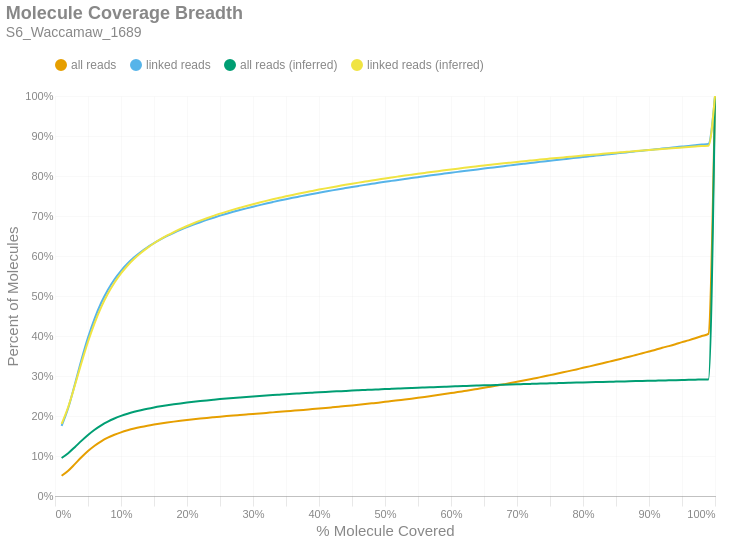

Notebook source saved alongside this figure:
### Markdown cell above
### Molecule Read Coverage
This chart shows molecule coverage breadth as computed by the number of bases aligned to that molecule. In other words, "*how much of each unique long molecule is actually sequenced/aligned?*" Keep in mind there is a distinction between sequences and alignments, since some sequences belonging to a particular molecule may not align well and wouldn't appear in the alignment data. This chart also shows molecule coverage breadth as computed by the *inferred fragment* from which the aligned sequences originate. Unlike read coverage, this calculation takes into account the total insert size, including unsequenced gaps between the forward and reverse reads. Like the previous figures, these are cumulative percents.

### Code cell
if SKIPLR:
    print_html(f"Skipped")
else:
    binned_df = consolidated_hist(valids['coverage_bp'], mask, 0.01, True)
    binned_df_inf = consolidated_hist(valids['coverage_inserts'], mask, 0.01, True)
    binned_df = binned_df.with_columns(pl.lit(binned_df_inf['all reads (cumsum)']).alias('all reads (inferred)'))
    binned_df = binned_df.with_columns(pl.lit(binned_df_inf['linked reads (cumsum)']).alias('linked reads (inferred)'))
    binned_df = binned_df.with_columns(
        (pl.col('bin').cast(pl.Float64) + 0.01).alias('right_edge')
    )

    with SafeRender(binned_df):
        (
            density_plot(binned_df, 'Molecule Coverage Breadth', samplename, 'molcov', ['all reads (inferred)','linked reads (inferred)'])
            .encode(
                #x=alt.X('bin:Q', title="% Molecule Covered").axis(format = '%').scale(padding=0),
                x=alt.X('right_edge:Q', title="% Molecule Covered").axis(format='%').scale(padding=0),
                y=alt.Y('value:Q', title='Percent of Molecules')
                    .axis(format='%')
                    .stack(False)
                    .scale(domainMin=0, padding=0),
                color=alt.Color("key:N").scale(domain = ["all reads", "linked reads", "all reads (inferred)", "linked reads (inferred)"]),
                tooltip = [
                    alt.Tooltip("key:N", title = "Data Type"),
                    alt.Tooltip("range_label:N", title="% Molecule Covered"),
                    alt.Tooltip("value:Q", format = ".2%", title="% Molecules")
                ]
            )
        ).display()

### Figure 1 — Vega-Lite specification as saved in the notebook (floating-point values rounded to 4 significant figures)
{"width": "container", "height": 400, "config": {"title": {"anchor": "start", "dy": -15, "fontSize": 18, "color": "#888888", "subtitleColor": "#888888", "subtitleFontSize": 14}, "arc": {"fill": "#0072B2"}, "axis": {"domainColor": "#888888", "domainWidth": 0.5, "gridWidth": 0.2, "grid": false, "titleFontWeight": 400, "titleFontSize": 15, "labelFontSize": 11, "labelColor": "#888888", "tickColor": "#888888", "tickWidth": 0.2, "titleColor": "#888888"}, "axisBand": {"grid": false}, "axisX": {"grid": true, "tickSize": 10, "domainCap": "round"}, "axisY": {"domain": false, "grid": true, "tickSize": 0, "domainCap": "round"}, "background": "transparent", "header": {"labelFontSize": 15, "labelColor": "#888888", "titleFontSize": 15, "titleFontWeight": 600, "titleColor": "#888888"}, "legend": {"labelFont": "sans-serif", "labelFontSize": 12, "labelColor": "#888888", "symbolSize": 100, "symbolType": "circle", "titleFontSize": 12, "titlePadding": 10, "titleColor": "#888888", "title": null, "orient": "top"}, "range": {"category": ["#E69F00", "#56B4E9", "#009E73", "#F0E442", "#0072B2", "#D55E00", "#CC79A7", "#000000"], "diverging": ["#cfe8f3", "#a2d4ec", "#73bfe2", "#46abdb", "#1696d2", "#12719e"]}, "area": {"fill": "#0072B2", "fillOpacity": 0.7, "line": true, "strokeOpacity": 0.7}, "line": {"color": "#0072B2", "stroke": "#0072B2", "strokeWidth": 2}, "trail": {"color": "#0072B2", "stroke": "#0072B2", "strokeWidth": 0, "size": 1}, "point": {"filled": true, "fillOpacity": 1.0, "size": 95}, "text": {"color": "#888888", "fontSize": 11, "align": "right", "fontWeight": 400, "size": 11}, "bar": {"fill": "#0072B2", "stroke": null}, "view": {"stroke": null, "continuousWidth": 660, "continuousHeight": 400}}, "data": {"name": "data-7ac7d55a4d54c4943beacbb826ac4d91"}, "mark": {"type": "line", "interpolate": "monotone", "point": {"opacity": 0, "size": 275}}, "encoding": {"color": {"field": "key", "scale": {"domain": ["all reads", "linked reads", "all reads (inferred)", "linked reads (inferred)"]}, "type": "nominal"}, "tooltip": [{"field": "key", "title": "Data Type", "type": "nominal"}, {"field": "range_label", "title": "% Molecule Covered", "type": "nominal"}, {"field": "value", "format": ".2%", "title": "% Molecules", "type": "quantitative"}], "x": {"axis": {"format": "%"}, "field": "right_edge", "scale": {"padding": 0}, "title": "% Molecule Covered", "type": "quantitative"}, "y": {"axis": {"format": "%"}, "field": "value", "scale": {"domainMin": 0, "padding": 0}, "stack": false, "title": "Percent of Molecules", "type": "quantitative"}}, "params": [{"name": "param_c36ac31b6afebe62", "select": {"type": "point", "fields": ["key"]}, "bind": "legend"}], "title": {"text": "Molecule Coverage Breadth", "subtitle": "S6_Waccamaw_1689"}, "transform": [{"fold": ["all reads (cumsum)", "linked reads (cumsum)", "all reads (inferred)", "linked reads (inferred)"]}, {"calculate": "replace(datum.key, ' (cumsum)', '')", "as": "key"}, {"filter": {"param": "param_c36ac31b6afebe62"}}], "usermeta": {"embedOptions": {"downloadFileName": "S6_Waccamaw_1689.molcov"}}, "$schema": "https://vega.github.io/schema/vega-lite/v6.1.0.json", "datasets": {"data-7ac7d55a4d54c4943beacbb826ac4d91": [{"bin": "0.0", "interval": "0.0-0.01", "all reads": 0.05051, "linked reads": 0.1751, "all reads (cumsum)": 0.05051, "linked reads (cumsum)": 0.1751, "range_label": "0.0-0.01", "all reads (inferred)": 0.09512, "linked reads (inferred)": 0.1802, "right_edge": 0.01}, {"bin": "0.01", "interval": "0.01-0.02", "all reads": 0.01266, "linked reads": 0.04476, "all reads (cumsum)": 0.06317, "linked reads (cumsum)": 0.2199, "range_label": "0.01-0.02", "all reads (inferred)": 0.1071, "linked reads (inferred)": 0.2226, "right_edge": 0.02}, {"bin": "0.02", "interval": "0.02-0.03", "all reads": 0.01647, "linked reads": 0.0588, "all reads (cumsum)": 0.07964, "linked reads (cumsum)": 0.2787, "range_label": "0.02-0.03", "all reads (inferred)": 0.122, "linked reads (inferred)": 0.2761, "right_edge": 0.03}, {"bin": "0.03", "interval": "0.03-0.04", "all reads": 0.0171, "linked reads": 0.06119, "all reads (cumsum)": 0.09674, "linked reads (cumsum)": 0.3399, "range_label": "0.03-0.04", "all reads (inferred)": 0.1378, "linked reads (inferred)": 0.3325, "right_edge": 0.04}, {"bin": "0.04", "interval": "0.04-0.05", "all reads": 0.01565, "linked reads": 0.05605, "all reads (cumsum)": 0.1124, "linked reads (cumsum)": 0.3959, "range_label": "0.04-0.05", "all reads (inferred)": 0.1526, "linked reads (inferred)": 0.3857, "right_edge": 0.05}, {"bin": "0.05", "interval": "0.05-0.06", "all reads": 0.01333, "linked reads": 0.04774, "all reads (cumsum)": 0.1257, "linked reads (cumsum)": 0.4437, "range_label": "0.05-0.06", "all reads (inferred)": 0.1657, "linked reads (inferred)": 0.4324, "right_edge": 0.06}, {"bin": "0.06", "interval": "0.06-0.07", "all reads": 0.01103, "linked reads": 0.03949, "all reads (cumsum)": 0.1368, "linked reads (cumsum)": 0.4831, "range_label": "0.06-0.07", "all reads (inferred)": 0.1767, "linked reads (inferred)": 0.4722, "right_edge": 0.07}, {"bin": "0.07", "interval": "0.07-0.08", "all reads": 0.008952, "linked reads": 0.03203, "all reads (cumsum)": 0.1457, "linked reads (cumsum)": 0.5152, "range_label": "0.07-0.08", "all reads (inferred)": 0.186, "linked reads (inferred)": 0.5055, "right_edge": 0.08}, {"bin": "0.08", "interval": "0.08-0.09", "all reads": 0.007338, "linked reads": 0.0262, "all reads (cumsum)": 0.153, "linked reads (cumsum)": 0.5414, "range_label": "0.08-0.09", "all reads (inferred)": 0.1937, "linked reads (inferred)": 0.5332, "right_edge": 0.09}, {"bin": "0.09", "interval": "0.09-0.1", "all reads": 0.006069, "linked reads": 0.02163, "all reads (cumsum)": 0.1591, "linked reads (cumsum)": 0.563, "range_label": "0.09-0.1", "all reads (inferred)": 0.2002, "linked reads (inferred)": 0.5564, "right_edge": 0.1}, {"bin": "0.1", "interval": "0.1-0.11", "all reads": 0.005079, "linked reads": 0.01809, "all reads (cumsum)": 0.1642, "linked reads (cumsum)": 0.5811, "range_label": "0.1-0.11", "all reads (inferred)": 0.2058, "linked reads (inferred)": 0.5762, "right_edge": 0.11}, {"bin": "0.11", "interval": "0.11-0.12", "all reads": 0.004382, "linked reads": 0.01557, "all reads (cumsum)": 0.1686, "linked reads (cumsum)": 0.5967, "range_label": "0.11-0.12", "all reads (inferred)": 0.2105, "linked reads (inferred)": 0.593, "right_edge": 0.12}, {"bin": "0.12", "interval": "0.12-0.13", "all reads": 0.003744, "linked reads": 0.01327, "all reads (cumsum)": 0.1723, "linked reads (cumsum)": 0.6099, "range_label": "0.12-0.13", "all reads (inferred)": 0.2145, "linked reads (inferred)": 0.6075, "right_edge": 0.13}, {"bin": "0.13", "interval": "0.13-0.14", "all reads": 0.003315, "linked reads": 0.01175, "all reads (cumsum)": 0.1756, "linked reads (cumsum)": 0.6217, "range_label": "0.13-0.14", "all reads (inferred)": 0.2181, "linked reads (inferred)": 0.6203, "right_edge": 0.14}, {"bin": "0.14", "interval": "0.14-0.15", "all reads": 0.002923, "linked reads": 0.01034, "all reads (cumsum)": 0.1786, "linked reads (cumsum)": 0.632, "range_label": "0.14-0.15", "all reads (inferred)": 0.2213, "linked reads (inferred)": 0.6318, "right_edge": 0.15}, {"bin": "0.15", "interval": "0.15-0.16", "all reads": 0.002691, "linked reads": 0.009493, "all reads (cumsum)": 0.1813, "linked reads (cumsum)": 0.6415, "range_label": "0.15-0.16", "all reads (inferred)": 0.2242, "linked reads (inferred)": 0.6421, "right_edge": 0.16}, {"bin": "0.16", "interval": "0.16-0.17", "all reads": 0.002441, "linked reads": 0.008593, "all reads (cumsum)": 0.1837, "linked reads (cumsum)": 0.6501, "range_label": "0.16-0.17", "all reads (inferred)": 0.2268, "linked reads (inferred)": 0.6513, "right_edge": 0.17}, {"bin": "0.17", "interval": "0.17-0.18", "all reads": 0.002232, "linked reads": 0.007857, "all reads (cumsum)": 0.1859, "linked reads (cumsum)": 0.658, "range_label": "0.17-0.18", "all reads (inferred)": 0.2292, "linked reads (inferred)": 0.6598, "right_edge": 0.18}, {"bin": "0.18", "interval": "0.18-0.19", "all reads": 0.002115, "linked reads": 0.007412, "all reads (cumsum)": 0.188, "linked reads (cumsum)": 0.6654, "range_label": "0.18-0.19", "all reads (inferred)": 0.2314, "linked reads (inferred)": 0.6677, "right_edge": 0.19}, {"bin": "0.19", "interval": "0.19-0.2", "all reads": 0.00194, "linked reads": 0.006777, "all reads (cumsum)": 0.19, "linked reads (cumsum)": 0.6721, "range_label": "0.19-0.2", "all reads (inferred)": 0.2335, "linked reads (inferred)": 0.675, "right_edge": 0.2}, {"bin": "0.2", "interval": "0.2-0.21", "all reads": 0.001836, "linked reads": 0.006393, "all reads (cumsum)": 0.1918, "linked reads (cumsum)": 0.6785, "range_label": "0.2-0.21", "all reads (inferred)": 0.2354, "linked reads (inferred)": 0.6819, "right_edge": 0.21}, {"bin": "0.21", "interval": "0.21-0.22", "all reads": 0.001727, "linked reads": 0.005985, "all reads (cumsum)": 0.1935, "linked reads (cumsum)": 0.6845, "range_label": "0.21-0.22", "all reads (inferred)": 0.2373, "linked reads (inferred)": 0.6883, "right_edge": 0.22}, {"bin": "0.22", "interval": "0.22-0.23", "all reads": 0.001662, "linked reads": 0.005748, "all reads (cumsum)": 0.1952, "linked reads (cumsum)": 0.6903, "range_label": "0.22-0.23", "all reads (inferred)": 0.239, "linked reads (inferred)": 0.6945, "right_edge": 0.23}, {"bin": "0.23", "interval": "0.23-0.24", "all reads": 0.001559, "linked reads": 0.005371, "all reads (cumsum)": 0.1968, "linked reads (cumsum)": 0.6956, "range_label": "0.23-0.24", "all reads (inferred)": 0.2406, "linked reads (inferred)": 0.7003, "right_edge": 0.24}, {"bin": "0.24", "interval": "0.24-0.25", "all reads": 0.001522, "linked reads": 0.00522, "all reads (cumsum)": 0.1983, "linked reads (cumsum)": 0.7009, "range_label": "0.24-0.25", "all reads (inferred)": 0.2422, "linked reads (inferred)": 0.7059, "right_edge": 0.25}, {"bin": "0.25", "interval": "0.25-0.26", "all reads": 0.001442, "linked reads": 0.004906, "all reads (cumsum)": 0.1997, "linked reads (cumsum)": 0.7058, "range_label": "0.25-0.26", "all reads (inferred)": 0.2437, "linked reads (inferred)": 0.711, "right_edge": 0.26}, {"bin": "0.26", "interval": "0.26-0.27", "all reads": 0.001384, "linked reads": 0.004651, "all reads (cumsum)": 0.2011, "linked reads (cumsum)": 0.7104, "range_label": "0.26-0.27", "all reads (inferred)": 0.245, "linked reads (inferred)": 0.7159, "right_edge": 0.27}, {"bin": "0.27", "interval": "0.27-0.28", "all reads": 0.00133, "linked reads": 0.004403, "all reads (cumsum)": 0.2024, "linked reads (cumsum)": 0.7148, "range_label": "0.27-0.28", "all reads (inferred)": 0.2464, "linked reads (inferred)": 0.7206, "right_edge": 0.28}, {"bin": "0.28", "interval": "0.28-0.29", "all reads": 0.001334, "linked reads": 0.004307, "all reads (cumsum)": 0.2038, "linked reads (cumsum)": 0.7191, "range_label": "0.28-0.29", "all reads (inferred)": 0.2477, "linked reads (inferred)": 0.7252, "right_edge": 0.29}, {"bin": "0.29", "interval": "0.29-0.3", "all reads": 0.001331, "linked reads": 0.004182, "all reads (cumsum)": 0.2051, "linked reads (cumsum)": 0.7233, "range_label": "0.29-0.3", "all reads (inferred)": 0.2489, "linked reads (inferred)": 0.7295, "right_edge": 0.3}, {"bin": "0.3", "interval": "0.3-0.31", "all reads": 0.001291, "linked reads": 0.003938, "all reads (cumsum)": 0.2064, "linked reads (cumsum)": 0.7272, "range_label": "0.3-0.31", "all reads (inferred)": 0.2501, "linked reads (inferred)": 0.7338, "right_edge": 0.31}, {"bin": "0.31", "interval": "0.31-0.32", "all reads": 0.001347, "linked reads": 0.003926, "all reads (cumsum)": 0.2077, "linked reads (cumsum)": 0.7312, "range_label": "0.31-0.32", "all reads (inferred)": 0.2513, "linked reads (inferred)": 0.7378, "right_edge": 0.32}, {"bin": "0.32", "interval": "0.32-0.33", "all reads": 0.001311, "linked reads": 0.003736, "all reads (cumsum)": 0.2091, "linked reads (cumsum)": 0.7349, "range_label": "0.32-0.33", "all reads (inferred)": 0.2524, "linked reads (inferred)": 0.7417, "right_edge": 0.33}, {"bin": "0.33", "interval": "0.33-0.34", "all reads": 0.001337, "linked reads": 0.003657, "all reads (cumsum)": 0.2104, "linked reads (cumsum)": 0.7386, "range_label": "0.33-0.34", "all reads (inferred)": 0.2534, "linked reads (inferred)": 0.7454, "right_edge": 0.34}, {"bin": "0.34", "interval": "0.34-0.35", "all reads": 0.001319, "linked reads": 0.003467, "all reads (cumsum)": 0.2117, "linked reads (cumsum)": 0.742, "range_label": "0.34-0.35", "all reads (inferred)": 0.2545, "linked reads (inferred)": 0.7491, "right_edge": 0.35}, {"bin": "0.35", "interval": "0.35-0.36", "all reads": 0.001343, "linked reads": 0.003365, "all reads (cumsum)": 0.2131, "linked reads (cumsum)": 0.7454, "range_label": "0.35-0.36", "all reads (inferred)": 0.2555, "linked reads (inferred)": 0.7527, "right_edge": 0.36}, {"bin": "0.36", "interval": "0.36-0.37", "all reads": 0.001344, "linked reads": 0.003266, "all reads (cumsum)": 0.2144, "linked reads (cumsum)": 0.7487, "range_label": "0.36-0.37", "all reads (inferred)": 0.2564, "linked reads (inferred)": 0.7561, "right_edge": 0.37}, {"bin": "0.37", "interval": "0.37-0.38", "all reads": 0.001414, "linked reads": 0.003253, "all reads (cumsum)": 0.2158, "linked reads (cumsum)": 0.7519, "range_label": "0.37-0.38", "all reads (inferred)": 0.2574, "linked reads (inferred)": 0.7595, "right_edge": 0.38}, {"bin": "0.38", "interval": "0.38-0.39", "all reads": 0.001403, "linked reads": 0.003102, "all reads (cumsum)": 0.2172, "linked reads (cumsum)": 0.755, "range_label": "0.38-0.39", "all reads (inferred)": 0.2583, "linked reads (inferred)": 0.7628, "right_edge": 0.39}, {"bin": "0.39", "interval": "0.39-0.4", "all reads": 0.001444, "linked reads": 0.00303, "all reads (cumsum)": 0.2187, "linked reads (cumsum)": 0.7581, "range_label": "0.39-0.4", "all reads (inferred)": 0.2593, "linked reads (inferred)": 0.766, "right_edge": 0.4}, {"bin": "0.4", "interval": "0.4-0.41", "all reads": 0.001487, "linked reads": 0.003006, "all reads (cumsum)": 0.2201, "linked reads (cumsum)": 0.7611, "range_label": "0.4-0.41", "all reads (inferred)": 0.2602, "linked reads (inferred)": 0.7691, "right_edge": 0.41}, {"bin": "0.41", "interval": "0.41-0.42", "all reads": 0.001546, "linked reads": 0.002984, "all reads (cumsum)": 0.2217, "linked reads (cumsum)": 0.764, "range_label": "0.41-0.42", "all reads (inferred)": 0.261, "linked reads (inferred)": 0.7721, "right_edge": 0.42}, {"bin": "0.42", "interval": "0.42-0.43", "all reads": 0.00157, "linked reads": 0.002898, "all reads (cumsum)": 0.2233, "linked reads (cumsum)": 0.7669, "range_label": "0.42-0.43", "all reads (inferred)": 0.2618, "linked reads (inferred)": 0.775, "right_edge": 0.43}, {"bin": "0.43", "interval": "0.43-0.44", "all reads": 0.001584, "linked reads": 0.002795, "all reads (cumsum)": 0.2248, "linked reads (cumsum)": 0.7697, "range_label": "0.43-0.44", "all reads (inferred)": 0.2627, "linked reads (inferred)": 0.7779, "right_edge": 0.44}, {"bin": "0.44", "interval": "0.44-0.45", "all reads": 0.001636, "linked reads": 0.00279, "all reads (cumsum)": 0.2265, "linked reads (cumsum)": 0.7725, "range_label": "0.44-0.45", "all reads (inferred)": 0.2635, "linked reads (inferred)": 0.7807, "right_edge": 0.45}, {"bin": "0.45", "interval": "0.45-0.46", "all reads": 0.001675, "linked reads": 0.002659, "all reads (cumsum)": 0.2282, "linked reads (cumsum)": 0.7752, "range_label": "0.45-0.46", "all reads (inferred)": 0.2643, "linked reads (inferred)": 0.7834, "right_edge": 0.46}, {"bin": "0.46", "interval": "0.46-0.47", "all reads": 0.001719, "linked reads": 0.002623, "all reads (cumsum)": 0.2299, "linked reads (cumsum)": 0.7778, "range_label": "0.46-0.47", "all reads (inferred)": 0.265, "linked reads (inferred)": 0.7861, "right_edge": 0.47}, {"bin": "0.47", "interval": "0.47-0.48", "all reads": 0.001749, "linked reads": 0.002548, "all reads (cumsum)": 0.2316, "linked reads (cumsum)": 0.7804, "range_label": "0.47-0.48", "all reads (inferred)": 0.2658, "linked reads (inferred)": 0.7887, "right_edge": 0.48}, {"bin": "0.48", "interval": "0.48-0.49", "all reads": 0.001782, "linked reads": 0.002563, "all reads (cumsum)": 0.2334, "linked reads (cumsum)": 0.7829, "range_label": "0.48-0.49", "all reads (inferred)": 0.2665, "linked reads (inferred)": 0.7913, "right_edge": 0.49}, {"bin": "0.49", "interval": "0.49-0.5", "all reads": 0.00199, "linked reads": 0.002524, "all reads (cumsum)": 0.2354, "linked reads (cumsum)": 0.7854, "range_label": "0.49-0.5", "all reads (inferred)": 0.2673, "linked reads (inferred)": 0.7939, "right_edge": 0.5}, {"bin": "0.5", "interval": "0.5-0.51", "all reads": 0.001809, "linked reads": 0.002353, "all reads (cumsum)": 0.2372, "linked reads (cumsum)": 0.7878, "range_label": "0.5-0.51", "all reads (inferred)": 0.268, "linked reads (inferred)": 0.7963, "right_edge": 0.51}, {"bin": "0.51", "interval": "0.51-0.52", "all reads": 0.00203, "linked reads": 0.002404, "all reads (cumsum)": 0.2392, "linked reads (cumsum)": 0.7902, "range_label": "0.51-0.52", "all reads (inferred)": 0.2687, "linked reads (inferred)": 0.7987, "right_edge": 0.52}, {"bin": "0.52", "interval": "0.52-0.53", "all reads": 0.002, "linked reads": 0.00234, "all reads (cumsum)": 0.2412, "linked reads (cumsum)": 0.7925, "range_label": "0.52-0.53", "all reads (inferred)": 0.2694, "linked reads (inferred)": 0.8011, "right_edge": 0.53}, {"bin": "0.53", "interval": "0.53-0.54", "all reads": 0.002065, "linked reads": 0.002244, "all reads (cumsum)": 0.2433, "linked reads (cumsum)": 0.7948, "range_label": "0.53-0.54", "all reads (inferred)": 0.27, "linked reads (inferred)": 0.8033, "right_edge": 0.54}, {"bin": "0.54", "interval": "0.54-0.55", "all reads": 0.002134, "linked reads": 0.002295, "all reads (cumsum)": 0.2454, "linked reads (cumsum)": 0.7971, "range_label": "0.54-0.55", "all reads (inferred)": 0.2707, "linked reads (inferred)": 0.8056, "right_edge": 0.55}, {"bin": "0.55", "interval": "0.55-0.56", "all reads": 0.002236, "linked reads": 0.002287, "all reads (cumsum)": 0.2477, "linked reads (cumsum)": 0.7994, "range_label": "0.55-0.56", "all reads (inferred)": 0.2713, "linked reads (inferred)": 0.8078, "right_edge": 0.56}, {"bin": "0.56", "interval": "0.56-0.57", "all reads": 0.002313, "linked reads": 0.00226, "all reads (cumsum)": 0.25, "linked reads (cumsum)": 0.8016, "range_label": "0.56-0.57", "all reads (inferred)": 0.2719, "linked reads (inferred)": 0.8099, "right_edge": 0.57}, {"bin": "0.57", "interval": "0.57-0.58", "all reads": 0.002332, "linked reads": 0.002231, "all reads (cumsum)": 0.2523, "linked reads (cumsum)": 0.8039, "range_label": "0.57-0.58", "all reads (inferred)": 0.2725, "linked reads (inferred)": 0.8121, "right_edge": 0.58}, {"bin": "0.58", "interval": "0.58-0.59", "all reads": 0.002426, "linked reads": 0.002185, "all reads (cumsum)": 0.2547, "linked reads (cumsum)": 0.806, "range_label": "0.58-0.59", "all reads (inferred)": 0.2732, "linked reads (inferred)": 0.8142, "right_edge": 0.59}, {"bin": "0.59", "interval": "0.59-0.6", "all reads": 0.002551, "linked reads": 0.002202, "all reads (cumsum)": 0.2573, "linked reads (cumsum)": 0.8082, "range_label": "0.59-0.6", "all reads (inferred)": 0.2738, "linked reads (inferred)": 0.8163, "right_edge": 0.6}, {"bin": "0.6", "interval": "0.6-0.61", "all reads": 0.002454, "linked reads": 0.002058, "all reads (cumsum)": 0.2597, "linked reads (cumsum)": 0.8103, "range_label": "0.6-0.61", "all reads (inferred)": 0.2744, "linked reads (inferred)": 0.8183, "right_edge": 0.61}, {"bin": "0.61", "interval": "0.61-0.62", "all reads": 0.002636, "linked reads": 0.002045, "all reads (cumsum)": 0.2624, "linked reads (cumsum)": 0.8123, "range_label": "0.61-0.62", "all reads (inferred)": 0.2749, "linked reads (inferred)": 0.8204, "right_edge": 0.62}, {"bin": "0.62", "interval": "0.62-0.63", "all reads": 0.002629, "linked reads": 0.002093, "all reads (cumsum)": 0.265, "linked reads (cumsum)": 0.8144, "range_label": "0.62-0.63", "all reads (inferred)": 0.2755, "linked reads (inferred)": 0.8224, "right_edge": 0.63}, {"bin": "0.63", "interval": "0.63-0.64", "all reads": 0.002741, "linked reads": 0.0021, "all reads (cumsum)": 0.2678, "linked reads (cumsum)": 0.8165, "range_label": "0.63-0.64", "all reads (inferred)": 0.2761, "linked reads (inferred)": 0.8243, "right_edge": 0.64}, {"bin": "0.64", "interval": "0.64-0.65", "all reads": 0.002732, "linked reads": 0.002036, "all reads (cumsum)": 0.2705, "linked reads (cumsum)": 0.8186, "range_label": "0.64-0.65", "all reads (inferred)": 0.2766, "linked reads (inferred)": 0.8262, "right_edge": 0.65}, {"bin": "0.65", "interval": "0.65-0.66", "all reads": 0.002896, "linked reads": 0.001999, "all reads (cumsum)": 0.2734, "linked reads (cumsum)": 0.8206, "range_label": "0.65-0.66", "all reads (inferred)": 0.2772, "linked reads (inferred)": 0.828, "right_edge": 0.66}, {"bin": "0.66", "interval": "0.66-0.67", "all reads": 0.002887, "linked reads": 0.00201, "all reads (cumsum)": 0.2763, "linked reads (cumsum)": 0.8226, "range_label": "0.66-0.67", "all reads (inferred)": 0.2777, "linked reads (inferred)": 0.8298, "right_edge": 0.67}, {"bin": "0.67", "interval": "0.67-0.68", "all reads": 0.002968, "linked reads": 0.001987, "all reads (cumsum)": 0.2792, "linked reads (cumsum)": 0.8246, "range_label": "0.67-0.68", "all reads (inferred)": 0.2782, "linked reads (inferred)": 0.8317, "right_edge": 0.68}, {"bin": "0.68", "interval": "0.68-0.69", "all reads": 0.003022, "linked reads": 0.001978, "all reads (cumsum)": 0.2823, "linked reads (cumsum)": 0.8265, "range_label": "0.68-0.69", "all reads (inferred)": 0.2787, "linked reads (inferred)": 0.8334, "right_edge": 0.69}, {"bin": "0.69", "interval": "0.69-0.7", "all reads": 0.003169, "linked reads": 0.002023, "all reads (cumsum)": 0.2854, "linked reads (cumsum)": 0.8286, "range_label": "0.69-0.7", "all reads (inferred)": 0.2793, "linked reads (inferred)": 0.8351, "right_edge": 0.7}, {"bin": "0.7", "interval": "0.7-0.71", "all reads": 0.00314, "linked reads": 0.001935, "all reads (cumsum)": 0.2886, "linked reads (cumsum)": 0.8305, "range_label": "0.7-0.71", "all reads (inferred)": 0.2797, "linked reads (inferred)": 0.8369, "right_edge": 0.71}, {"bin": "0.71", "interval": "0.71-0.72", "all reads": 0.00328, "linked reads": 0.001936, "all reads (cumsum)": 0.2918, "linked reads (cumsum)": 0.8324, "range_label": "0.71-0.72", "all reads (inferred)": 0.2803, "linked reads (inferred)": 0.8386, "right_edge": 0.72}, {"bin": "0.72", "interval": "0.72-0.73", "all reads": 0.003398, "linked reads": 0.001944, "all reads (cumsum)": 0.2952, "linked reads (cumsum)": 0.8344, "range_label": "0.72-0.73", "all reads (inferred)": 0.2807, "linked reads (inferred)": 0.8402, "right_edge": 0.73}, {"bin": "0.73", "interval": "0.73-0.74", "all reads": 0.00333, "linked reads": 0.001923, "all reads (cumsum)": 0.2986, "linked reads (cumsum)": 0.8363, "range_label": "0.73-0.74", "all reads (inferred)": 0.2812, "linked reads (inferred)": 0.8418, "right_edge": 0.74}, {"bin": "0.74", "interval": "0.74-0.75", "all reads": 0.003607, "linked reads": 0.001954, "all reads (cumsum)": 0.3022, "linked reads (cumsum)": 0.8383, "range_label": "0.74-0.75", "all reads (inferred)": 0.2817, "linked reads (inferred)": 0.8435, "right_edge": 0.75}, {"bin": "0.75", "interval": "0.75-0.76", "all reads": 0.003403, "linked reads": 0.00178, "all reads (cumsum)": 0.3056, "linked reads (cumsum)": 0.84, "range_label": "0.75-0.76", "all reads (inferred)": 0.2821, "linked reads (inferred)": 0.845, "right_edge": 0.76}, {"bin": "0.76", "interval": "0.76-0.77", "all reads": 0.003569, "linked reads": 0.00183, "all reads (cumsum)": 0.3092, "linked reads (cumsum)": 0.8419, "range_label": "0.76-0.77", "all reads (inferred)": 0.2826, "linked reads (inferred)": 0.8465, "right_edge": 0.77}, {"bin": "0.77", "interval": "0.77-0.78", "all reads": 0.00367, "linked reads": 0.001909, "all reads (cumsum)": 0.3128, "linked reads (cumsum)": 0.8438, "range_label": "0.77-0.78", "all reads (inferred)": 0.2831, "linked reads (inferred)": 0.8481, "right_edge": 0.78}, {"bin": "0.78", "interval": "0.78-0.79", "all reads": 0.003663, "linked reads": 0.001775, "all reads (cumsum)": 0.3165, "linked reads (cumsum)": 0.8456, "range_label": "0.78-0.79", "all reads (inferred)": 0.2835, "linked reads (inferred)": 0.8496, "right_edge": 0.79}, {"bin": "0.79", "interval": "0.79-0.8", "all reads": 0.003946, "linked reads": 0.001862, "all reads (cumsum)": 0.3204, "linked reads (cumsum)": 0.8474, "range_label": "0.79-0.8", "all reads (inferred)": 0.2839, "linked reads (inferred)": 0.8511, "right_edge": 0.8}, {"bin": "0.8", "interval": "0.8-0.81", "all reads": 0.003629, "linked reads": 0.0017, "all reads (cumsum)": 0.3241, "linked reads (cumsum)": 0.8491, "range_label": "0.8-0.81", "all reads (inferred)": 0.2844, "linked reads (inferred)": 0.8525, "right_edge": 0.81}, {"bin": "0.81", "interval": "0.81-0.82", "all reads": 0.003837, "linked reads": 0.00185, "all reads (cumsum)": 0.3279, "linked reads (cumsum)": 0.851, "range_label": "0.81-0.82", "all reads (inferred)": 0.2848, "linked reads (inferred)": 0.854, "right_edge": 0.82}, {"bin": "0.82", "interval": "0.82-0.83", "all reads": 0.003973, "linked reads": 0.001768, "all reads (cumsum)": 0.3319, "linked reads (cumsum)": 0.8527, "range_label": "0.82-0.83", "all reads (inferred)": 0.2852, "linked reads (inferred)": 0.8554, "right_edge": 0.83}, {"bin": "0.83", "interval": "0.83-0.84", "all reads": 0.004052, "linked reads": 0.001811, "all reads (cumsum)": 0.3359, "linked reads (cumsum)": 0.8545, "range_label": "0.83-0.84", "all reads (inferred)": 0.2856, "linked reads (inferred)": 0.8568, "right_edge": 0.84}, {"bin": "0.84", "interval": "0.84-0.85", "all reads": 0.004021, "linked reads": 0.001785, "all reads (cumsum)": 0.3399, "linked reads (cumsum)": 0.8563, "range_label": "0.84-0.85", "all reads (inferred)": 0.286, "linked reads (inferred)": 0.8582, "right_edge": 0.85}, {"bin": "0.85", "interval": "0.85-0.86", "all reads": 0.004125, "linked reads": 0.001763, "all reads (cumsum)": 0.3441, "linked reads (cumsum)": 0.8581, "range_label": "0.85-0.86", "all reads (inferred)": 0.2864, "linked reads (inferred)": 0.8596, "right_edge": 0.86}, {"bin": "0.86", "interval": "0.86-0.87", "all reads": 0.004123, "linked reads": 0.001692, "all reads (cumsum)": 0.3482, "linked reads (cumsum)": 0.8598, "range_label": "0.86-0.87", "all reads (inferred)": 0.2868, "linked reads (inferred)": 0.8609, "right_edge": 0.87}, {"bin": "0.87", "interval": "0.87-0.88", "all reads": 0.004315, "linked reads": 0.00176, "all reads (cumsum)": 0.3525, "linked reads (cumsum)": 0.8615, "range_label": "0.87-0.88", "all reads (inferred)": 0.2872, "linked reads (inferred)": 0.8623, "right_edge": 0.88}, {"bin": "0.88", "interval": "0.88-0.89", "all reads": 0.004303, "linked reads": 0.001697, "all reads (cumsum)": 0.3568, "linked reads (cumsum)": 0.8632, "range_label": "0.88-0.89", "all reads (inferred)": 0.2876, "linked reads (inferred)": 0.8635, "right_edge": 0.89}, {"bin": "0.89", "interval": "0.89-0.9", "all reads": 0.004477, "linked reads": 0.001773, "all reads (cumsum)": 0.3613, "linked reads (cumsum)": 0.865, "range_label": "0.89-0.9", "all reads (inferred)": 0.288, "linked reads (inferred)": 0.8649, "right_edge": 0.9}, {"bin": "0.9", "interval": "0.9-0.91", "all reads": 0.004261, "linked reads": 0.00167, "all reads (cumsum)": 0.3655, "linked reads (cumsum)": 0.8667, "range_label": "0.9-0.91", "all reads (inferred)": 0.2884, "linked reads (inferred)": 0.8662, "right_edge": 0.91}, {"bin": "0.91", "interval": "0.91-0.92", "all reads": 0.004913, "linked reads": 0.001795, "all reads (cumsum)": 0.3705, "linked reads (cumsum)": 0.8685, "range_label": "0.91-0.92", "all reads (inferred)": 0.2888, "linked reads (inferred)": 0.8675, "right_edge": 0.92}, {"bin": "0.92", "interval": "0.92-0.93", "all reads": 0.004297, "linked reads": 0.001749, "all reads (cumsum)": 0.3748, "linked reads (cumsum)": 0.8702, "range_label": "0.92-0.93", "all reads (inferred)": 0.2892, "linked reads (inferred)": 0.8687, "right_edge": 0.93}, {"bin": "0.93", "interval": "0.93-0.94", "all reads": 0.004727, "linked reads": 0.001674, "all reads (cumsum)": 0.3795, "linked reads (cumsum)": 0.8719, "range_label": "0.93-0.94", "all reads (inferred)": 0.2895, "linked reads (inferred)": 0.87, "right_edge": 0.94}, {"bin": "0.94", "interval": "0.94-0.95", "all reads": 0.005193, "linked reads": 0.001694, "all reads (cumsum)": 0.3847, "linked reads (cumsum)": 0.8736, "range_label": "0.94-0.95", "all reads (inferred)": 0.2899, "linked reads (inferred)": 0.8712, "right_edge": 0.95}, {"bin": "0.95", "interval": "0.95-0.96", "all reads": 0.004412, "linked reads": 0.001677, "all reads (cumsum)": 0.3891, "linked reads (cumsum)": 0.8753, "range_label": "0.95-0.96", "all reads (inferred)": 0.2903, "linked reads (inferred)": 0.8725, "right_edge": 0.96}, {"bin": "0.96", "interval": "0.96-0.97", "all reads": 0.005112, "linked reads": 0.001607, "all reads (cumsum)": 0.3942, "linked reads (cumsum)": 0.8769, "range_label": "0.96-0.97", "all reads (inferred)": 0.2907, "linked reads (inferred)": 0.8737, "right_edge": 0.97}, {"bin": "0.97", "interval": "0.97-0.98", "all reads": 0.00574, "linked reads": 0.001626, "all reads (cumsum)": 0.3999, "linked reads (cumsum)": 0.8785, "range_label": "0.97-0.98", "all reads (inferred)": 0.2912, "linked reads (inferred)": 0.8749, "right_edge": 0.98}, {"bin": "0.98", "interval": "0.98-0.99", "all reads": 0.005415, "linked reads": 0.001723, "all reads (cumsum)": 0.4054, "linked reads (cumsum)": 0.8802, "range_label": "0.98-0.99", "all reads (inferred)": 0.2916, "linked reads (inferred)": 0.8756, "right_edge": 0.99}, {"bin": "0.99", "interval": "0.99-1.0", "all reads": 0.5946, "linked reads": 0.1198, "all reads (cumsum)": 1.0, "linked reads (cumsum)": 1.0, "range_label": "0.99-1.0", "all reads (inferred)": 1.0, "linked reads (inferred)": 1.0, "right_edge": 1.0}]}}
